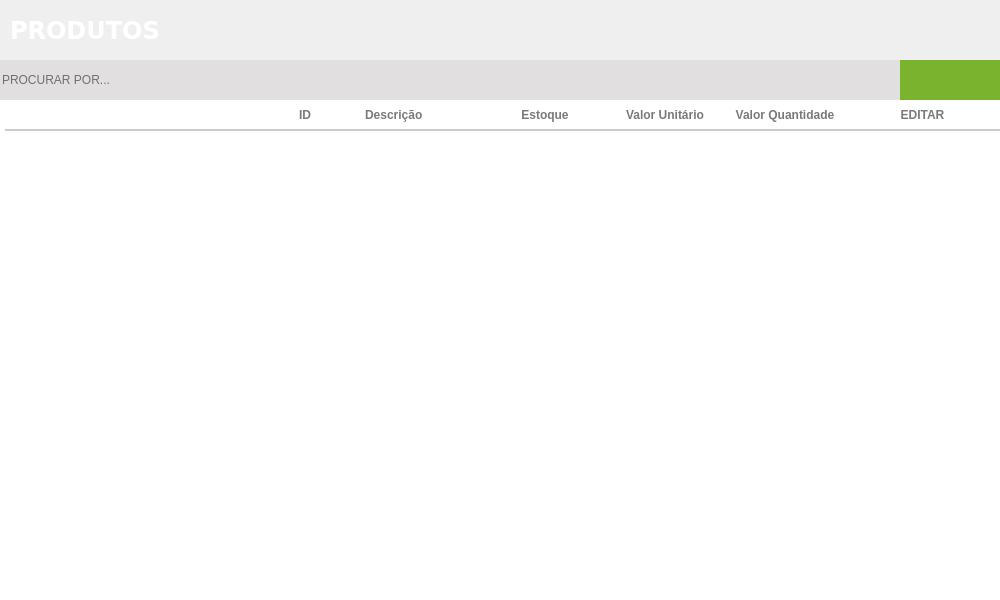
<?xml version="1.0" encoding="UTF-8"?>
<ui version="4.0">
 <class>ct_MainProdutos</class>
 <widget class="QFrame" name="ct_MainProdutos">
  <property name="geometry">
   <rect>
    <x>0</x>
    <y>0</y>
    <width>1000</width>
    <height>600</height>
   </rect>
  </property>
  <property name="windowTitle">
   <string>Frame</string>
  </property>
  <property name="styleSheet">
   <string notr="true">border:none</string>
  </property>
  <widget class="QFrame" name="frameMainProdutos">
   <property name="geometry">
    <rect>
     <x>0</x>
     <y>0</y>
     <width>1000</width>
     <height>600</height>
    </rect>
   </property>
   <widget class="QFrame" name="fr_TopoMenuProdutos">
    <property name="geometry">
     <rect>
      <x>0</x>
      <y>60</y>
      <width>1000</width>
      <height>40</height>
     </rect>
    </property>
    <property name="styleSheet">
     <string notr="true">background:#E1DFE0;
border: none;</string>
    </property>
    <widget class="QPushButton" name="bt_BuscaProduto">
     <property name="geometry">
      <rect>
       <x>830</x>
       <y>5</y>
       <width>30</width>
       <height>30</height>
      </rect>
     </property>
     <property name="font">
      <font>
       <family>Arial</family>
      </font>
     </property>
     <property name="cursor">
      <cursorShape>PointingHandCursor</cursorShape>
     </property>
     <property name="focusPolicy">
      <enum>Qt::NoFocus</enum>
     </property>
     <property name="contextMenuPolicy">
      <enum>Qt::NoContextMenu</enum>
     </property>
     <property name="text">
      <string/>
     </property>
    </widget>
    <widget class="QPushButton" name="bt_AddNovoProduto">
     <property name="geometry">
      <rect>
       <x>900</x>
       <y>0</y>
       <width>100</width>
       <height>40</height>
      </rect>
     </property>
     <property name="cursor">
      <cursorShape>PointingHandCursor</cursorShape>
     </property>
     <property name="focusPolicy">
      <enum>Qt::NoFocus</enum>
     </property>
     <property name="contextMenuPolicy">
      <enum>Qt::ActionsContextMenu</enum>
     </property>
     <property name="styleSheet">
      <string notr="true">QPushButton {
background-color: #7AB32E;
 }
QPushButton:hover{
background-color: #40a286
}</string>
     </property>
     <property name="text">
      <string/>
     </property>
    </widget>
    <widget class="QLineEdit" name="tx_BuscaProduto">
     <property name="geometry">
      <rect>
       <x>0</x>
       <y>5</y>
       <width>830</width>
       <height>30</height>
      </rect>
     </property>
     <property name="font">
      <font>
       <family>Arial</family>
      </font>
     </property>
     <property name="focusPolicy">
      <enum>Qt::ClickFocus</enum>
     </property>
     <property name="styleSheet">
      <string notr="true">QLineEdit {
color: #000
}
</string>
     </property>
     <property name="placeholderText">
      <string>PROCURAR POR...</string>
     </property>
    </widget>
    <widget class="QPushButton" name="bt_PrintRelatProdutos">
     <property name="geometry">
      <rect>
       <x>870</x>
       <y>5</y>
       <width>30</width>
       <height>30</height>
      </rect>
     </property>
     <property name="font">
      <font>
       <family>Arial</family>
      </font>
     </property>
     <property name="cursor">
      <cursorShape>PointingHandCursor</cursorShape>
     </property>
     <property name="focusPolicy">
      <enum>Qt::NoFocus</enum>
     </property>
     <property name="contextMenuPolicy">
      <enum>Qt::NoContextMenu</enum>
     </property>
     <property name="toolTip">
      <string>IMPRIMIR</string>
     </property>
     <property name="text">
      <string/>
     </property>
    </widget>
   </widget>
   <widget class="QFrame" name="ct_containerProdutos">
    <property name="geometry">
     <rect>
      <x>0</x>
      <y>100</y>
      <width>1000</width>
      <height>500</height>
     </rect>
    </property>
    <property name="styleSheet">
     <string notr="true">border: none</string>
    </property>
    <widget class="QTableWidget" name="tb_produtos">
     <property name="geometry">
      <rect>
       <x>0</x>
       <y>0</y>
       <width>1000</width>
       <height>500</height>
      </rect>
     </property>
     <property name="cursor" stdset="0">
      <cursorShape>PointingHandCursor</cursorShape>
     </property>
     <property name="focusPolicy">
      <enum>Qt::WheelFocus</enum>
     </property>
     <property name="styleSheet">
      <string notr="true">QTableView{
color: #797979;
font-weight: bold;
font-size: 13px;
background: #FFF;
padding: 0 0 0 5px;
}
QHeaderView:section{
background: #FFF;
padding: 5px 0 ;
font-size: 12px;
font-family: &quot;Arial&quot;;
font-weight: bold;
color: #797979;
border: none;
border-bottom: 2px solid #CCC;
text-transform: uppercase
}
QTableView::item {
border-bottom: 2px solid #CCC;
padding: 2px;
}

</string>
     </property>
     <property name="frameShape">
      <enum>QFrame::NoFrame</enum>
     </property>
     <property name="frameShadow">
      <enum>QFrame::Plain</enum>
     </property>
     <property name="autoScrollMargin">
      <number>20</number>
     </property>
     <property name="editTriggers">
      <set>QAbstractItemView::NoEditTriggers</set>
     </property>
     <property name="selectionMode">
      <enum>QAbstractItemView::NoSelection</enum>
     </property>
     <property name="selectionBehavior">
      <enum>QAbstractItemView::SelectRows</enum>
     </property>
     <property name="showGrid">
      <bool>false</bool>
     </property>
     <property name="gridStyle">
      <enum>Qt::NoPen</enum>
     </property>
     <property name="rowCount">
      <number>0</number>
     </property>
     <attribute name="horizontalHeaderDefaultSectionSize">
      <number>120</number>
     </attribute>
     <attribute name="horizontalHeaderHighlightSections">
      <bool>false</bool>
     </attribute>
     <attribute name="horizontalHeaderMinimumSectionSize">
      <number>10</number>
     </attribute>
     <attribute name="horizontalHeaderStretchLastSection">
      <bool>true</bool>
     </attribute>
     <attribute name="verticalHeaderVisible">
      <bool>false</bool>
     </attribute>
     <attribute name="verticalHeaderDefaultSectionSize">
      <number>50</number>
     </attribute>
     <column>
      <property name="text">
       <string/>
      </property>
     </column>
     <column>
      <property name="text">
       <string/>
      </property>
     </column>
     <column>
      <property name="text">
       <string>ID</string>
      </property>
      <property name="font">
       <font>
        <family>Segoe UI</family>
        <pointsize>10</pointsize>
        <weight>75</weight>
        <bold>true</bold>
       </font>
      </property>
      <property name="textAlignment">
       <set>AlignCenter</set>
      </property>
      <property name="background">
       <color alpha="0">
        <red>0</red>
        <green>0</green>
        <blue>0</blue>
       </color>
      </property>
      <property name="foreground">
       <brush brushstyle="SolidPattern">
        <color alpha="255">
         <red>80</red>
         <green>79</green>
         <blue>79</blue>
        </color>
       </brush>
      </property>
     </column>
     <column>
      <property name="text">
       <string>Descrição</string>
      </property>
      <property name="font">
       <font>
        <family>Segoe UI</family>
        <pointsize>10</pointsize>
        <weight>75</weight>
        <bold>true</bold>
       </font>
      </property>
      <property name="textAlignment">
       <set>AlignLeading|AlignVCenter</set>
      </property>
      <property name="foreground">
       <brush brushstyle="SolidPattern">
        <color alpha="255">
         <red>80</red>
         <green>79</green>
         <blue>79</blue>
        </color>
       </brush>
      </property>
     </column>
     <column>
      <property name="text">
       <string>Estoque</string>
      </property>
      <property name="font">
       <font>
        <family>Segoe UI</family>
        <pointsize>10</pointsize>
        <weight>75</weight>
        <bold>true</bold>
       </font>
      </property>
      <property name="textAlignment">
       <set>AlignCenter</set>
      </property>
      <property name="foreground">
       <brush brushstyle="SolidPattern">
        <color alpha="255">
         <red>80</red>
         <green>79</green>
         <blue>79</blue>
        </color>
       </brush>
      </property>
     </column>
     <column>
      <property name="text">
       <string>Valor Unitário</string>
      </property>
      <property name="font">
       <font>
        <family>Segoe UI</family>
        <pointsize>10</pointsize>
        <weight>75</weight>
        <bold>true</bold>
       </font>
      </property>
      <property name="textAlignment">
       <set>AlignCenter</set>
      </property>
      <property name="foreground">
       <brush brushstyle="SolidPattern">
        <color alpha="255">
         <red>80</red>
         <green>79</green>
         <blue>79</blue>
        </color>
       </brush>
      </property>
     </column>
     <column>
      <property name="text">
       <string>Valor Quantidade</string>
      </property>
      <property name="font">
       <font>
        <family>Segoe UI</family>
        <pointsize>10</pointsize>
        <weight>75</weight>
        <bold>true</bold>
       </font>
      </property>
      <property name="textAlignment">
       <set>AlignCenter</set>
      </property>
      <property name="foreground">
       <brush brushstyle="SolidPattern">
        <color alpha="255">
         <red>80</red>
         <green>79</green>
         <blue>79</blue>
        </color>
       </brush>
      </property>
     </column>
     <column>
      <property name="text">
       <string>EDITAR</string>
      </property>
      <property name="font">
       <font>
        <family>Segoe UI</family>
        <pointsize>10</pointsize>
        <weight>75</weight>
        <bold>true</bold>
       </font>
      </property>
      <property name="textAlignment">
       <set>AlignCenter</set>
      </property>
     </column>
    </widget>
   </widget>
   <widget class="QFrame" name="fr_TituloProdutos">
    <property name="geometry">
     <rect>
      <x>0</x>
      <y>0</y>
      <width>1000</width>
      <height>60</height>
     </rect>
    </property>
    <property name="styleSheet">
     <string notr="true">border: none</string>
    </property>
    <widget class="QLabel" name="lb_tituloProdutos">
     <property name="geometry">
      <rect>
       <x>10</x>
       <y>15</y>
       <width>200</width>
       <height>30</height>
      </rect>
     </property>
     <property name="font">
      <font>
       <family>DejaVu Sans</family>
       <pointsize>18</pointsize>
       <weight>75</weight>
       <bold>true</bold>
      </font>
     </property>
     <property name="styleSheet">
      <string notr="true">color: #FFF</string>
     </property>
     <property name="text">
      <string>PRODUTOS</string>
     </property>
    </widget>
   </widget>
   <zorder>ct_containerProdutos</zorder>
   <zorder>fr_TopoMenuProdutos</zorder>
   <zorder>fr_TituloProdutos</zorder>
  </widget>
 </widget>
 <resources/>
 <connections/>
</ui>
